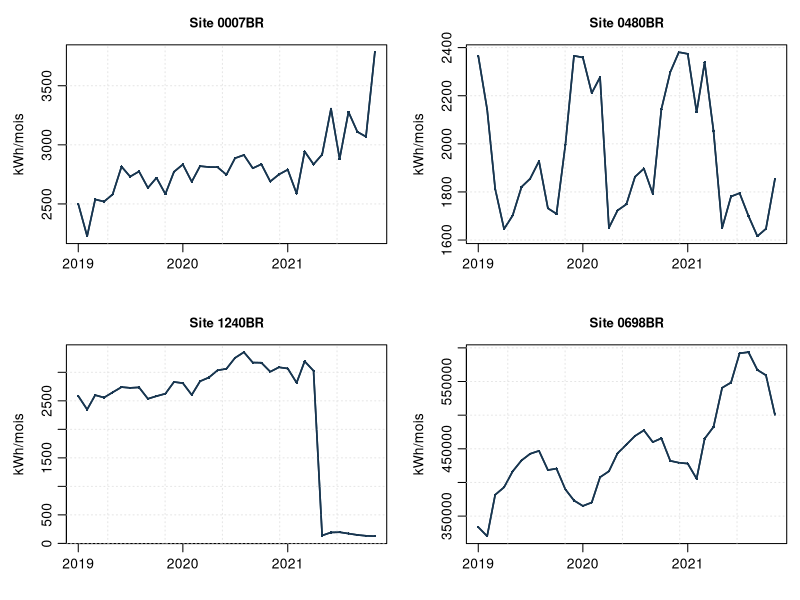
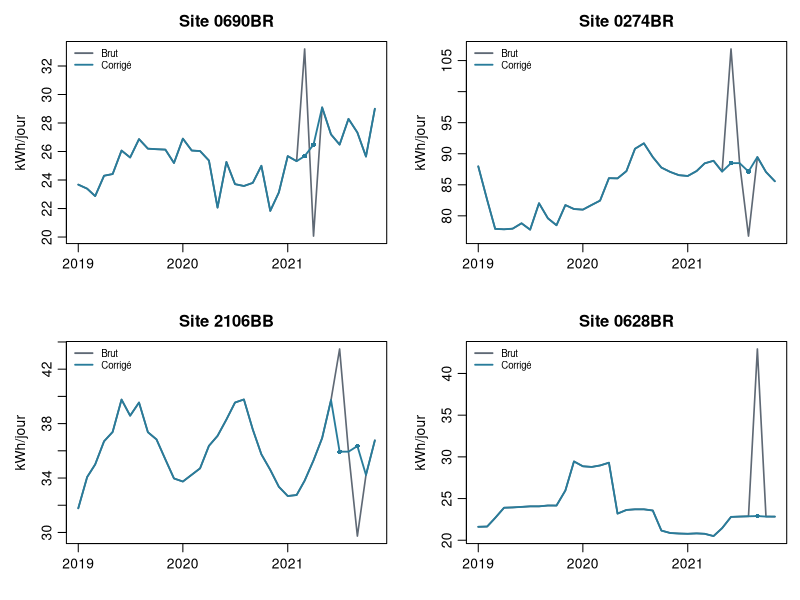
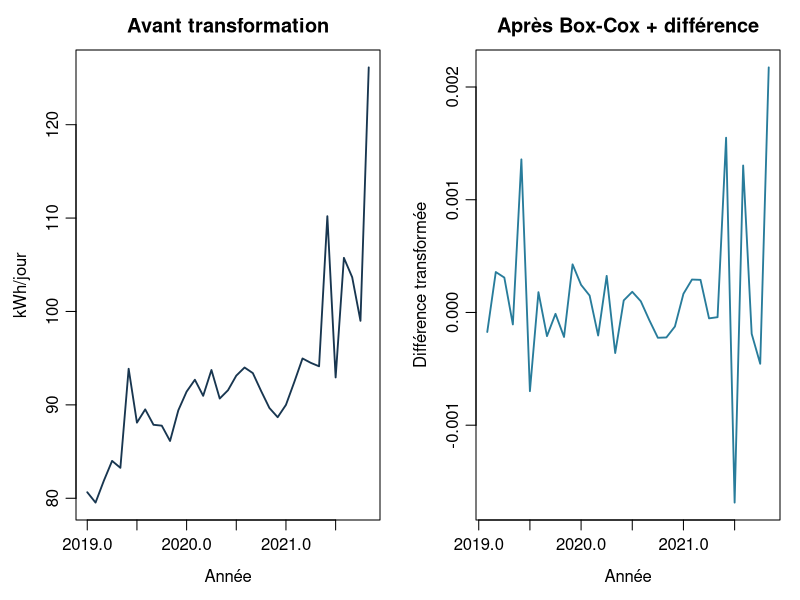
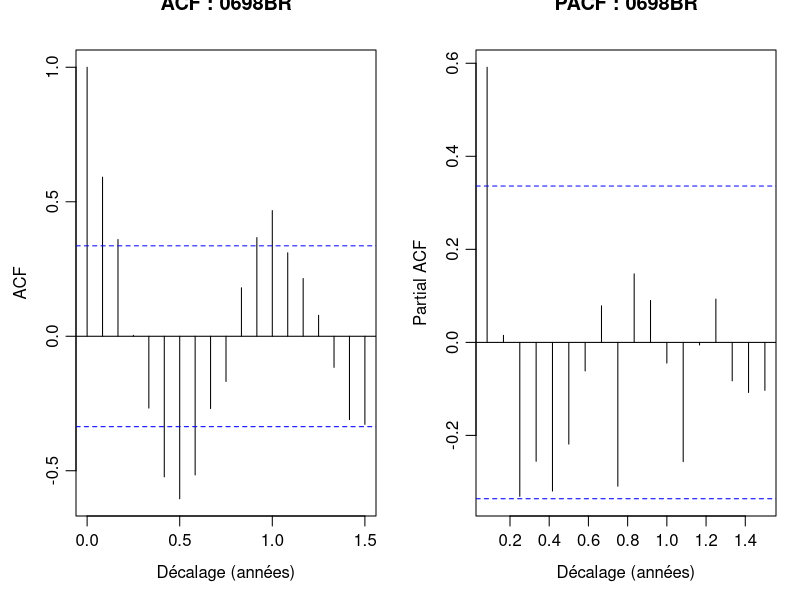
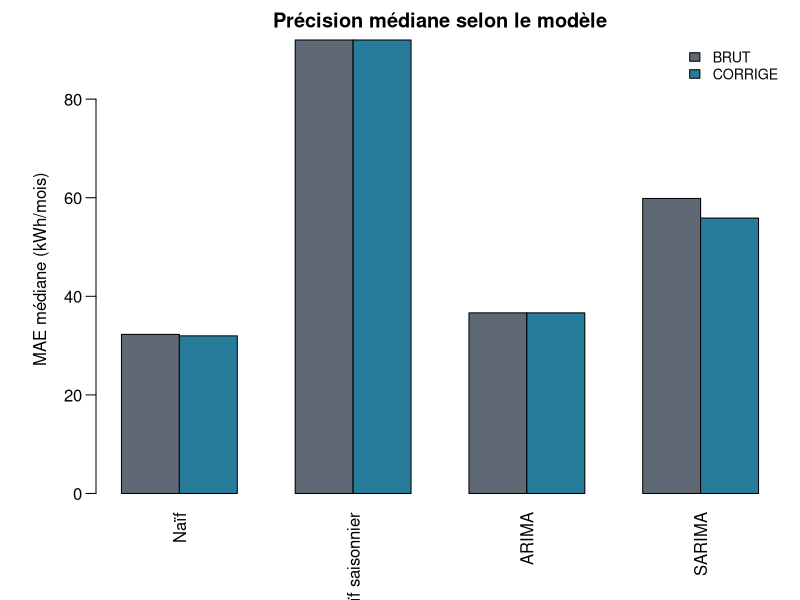
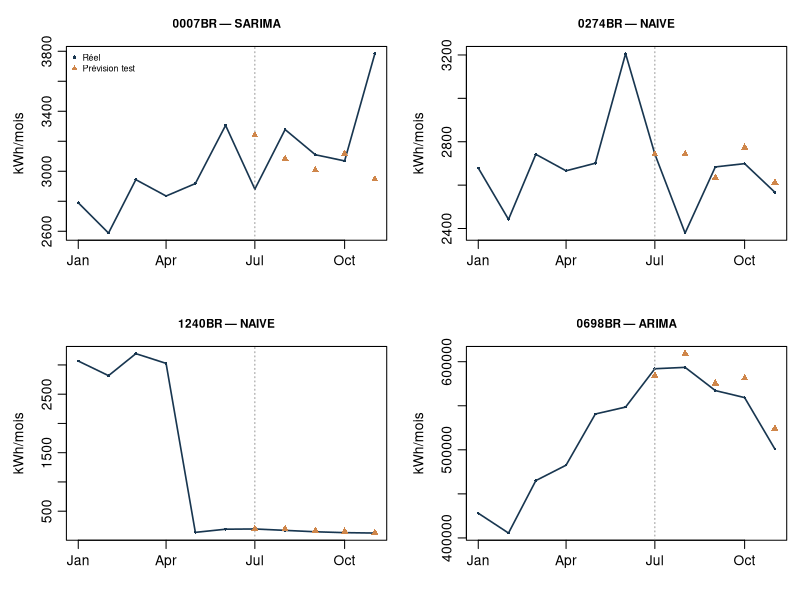
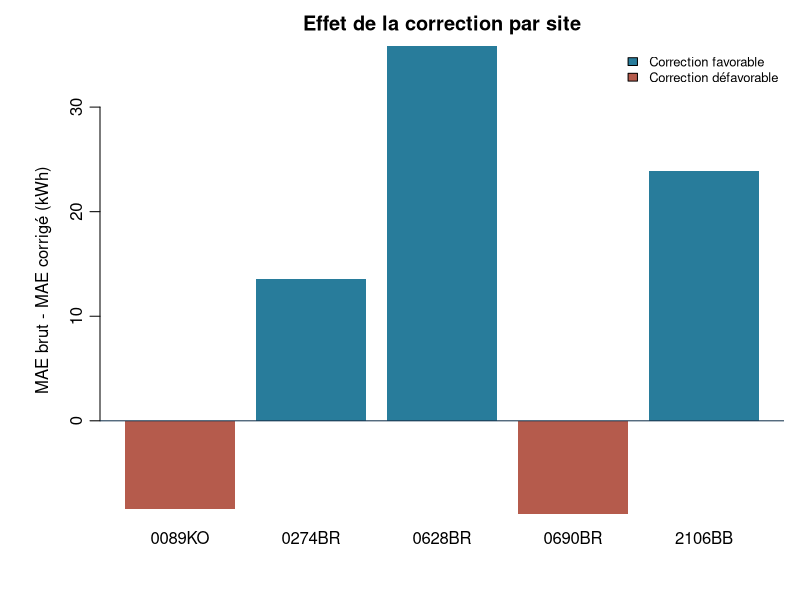
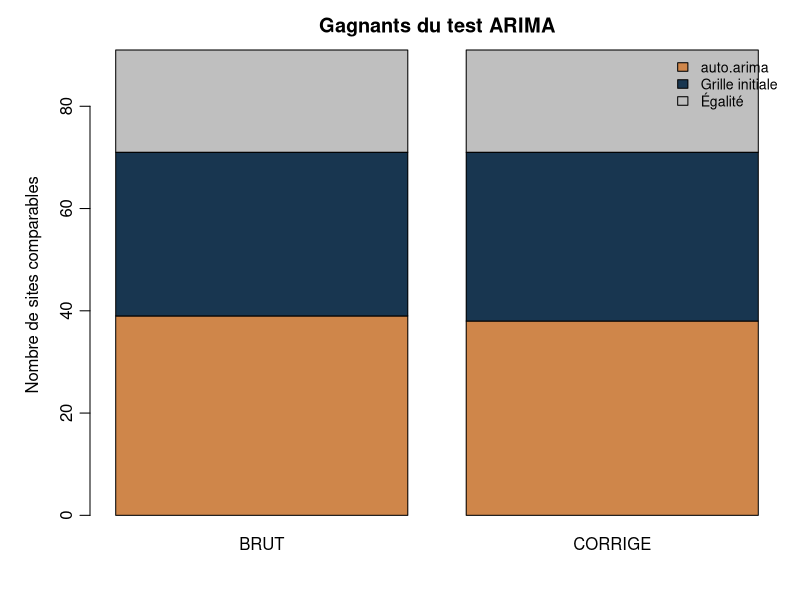

Write the R code that produced these figures, in order.
## ---- chunk 1
knitr::opts_chunk$set(echo = FALSE, message = FALSE, warning = FALSE,
                      fig.align = "center", fig.width = 7.4, fig.height = 4.2,
                      fig.pos = "htbp", dev = "pdf", dpi = 130)

library(forecast)
library(knitr)

# Palette commune : quatre couleurs discrètes pour garder des figures lisibles.
COL_BRUT <- "#5F6975"
COL_CORR <- "#287C9B"
COL_AUTO <- "#CF864A"
COL_FONCE <- "#183650"
COL_RUPTURE <- "#B55B4C"


df <- read.csv("TimeSeries.csv", colClasses = "character", stringsAsFactors = FALSE)
df$BEGIN <- as.Date(df$BEGIN, format = "%d/%m/%Y")
df$END <- as.Date(df$END, format = "%d/%m/%Y")
df$KWH_PERIOD <- as.numeric(gsub("[[:space:]]", "", df$KWH_PERIOD))
df$MONTH <- as.Date(format(df$BEGIN, "%Y-%m-01"))
df$DAYS <- as.integer(df$END - df$BEGIN) + 1L
df$KWH_PER_DAY <- df$KWH_PERIOD / df$DAYS

df <- df[order(df$NAME, df$MONTH), ]
rownames(df) <- NULL


stopifnot(nrow(df) == 3220L,
          length(unique(df$NAME)) == 92L,
          !anyNA(df[, c("NAME", "BEGIN", "END", "KWH_PERIOD", "MONTH", "DAYS")]),
          !any(duplicated(df[, c("NAME", "MONTH")])),
          all(df$DAYS > 0), all(df$KWH_PERIOD > 0))

mois_attendus <- seq(as.Date("2019-01-01"), as.Date("2021-11-01"), by = "month")
stopifnot(all(vapply(split(df, df$NAME), function(x) {
  identical(sort(x$MONTH), mois_attendus)
}, logical(1))))


jours_mois <- function(mois) {
  as.integer(seq.Date(mois, by = "month", length.out = 2L)[2] - mois)
}


corrections_volumes <- data.frame(
  NAME = c("0089KO", "0089KO", "0690BR", "0690BR",
           "0274BR", "0274BR", "2106BB", "2106BB"),
  MONTH = as.Date(c("2019-06-01", "2019-08-01", "2021-03-01", "2021-04-01",
                    "2021-06-01", "2021-08-01", "2021-07-01", "2021-09-01"))
)

sites_dernier_mois_suspect <- c("0007BR", "1006BB", "1143BR")
## ---- chunk 2
verification <- data.frame(
  Indicateur = c("Observations", "Sites", "Mois par site", "Premier mois", "Dernier mois"),
  Valeur = c(nrow(df), length(unique(df$NAME)),
             paste(unique(as.integer(table(df$NAME))), collapse = ", "),
             format(min(df$MONTH), "%m/%Y"), format(max(df$MONTH), "%m/%Y"))
)
knitr::kable(verification, caption = "Contrôle de la structure du jeu de données", booktabs = TRUE)
## ---- chunk 3

par(mfrow = c(2, 2), mar = c(3.4, 4, 2.7, 0.8), mgp = c(2.4, 0.7, 0))
for (nom in c("0007BR", "0480BR", "1240BR", "0698BR")) {
  x <- df[df$NAME == nom, , drop = FALSE]
  plot(x$MONTH, x$KWH_PERIOD, type = "o", pch = 16, cex = 0.4,
       col = COL_FONCE, lwd = 1.6, main = paste("Site", nom),
       xlab = "", ylab = "kWh/mois", cex.main = 0.95)
  grid(col = "grey90")
  lines(x$MONTH, x$KWH_PERIOD, col = COL_FONCE, lwd = 1.6)
}
par(mfrow = c(1, 1))
## ---- chunk 4

preparer_historique <- function(historique, scenario = "BRUT") {
  historique <- historique[order(historique$MONTH), , drop = FALSE]
  rownames(historique) <- NULL
  stopifnot(length(unique(historique$NAME)) == 1L)


  if (historique$NAME[1] == "0254BB") {
    historique <- historique[historique$MONTH >= as.Date("2020-01-01"), , drop = FALSE]
  }


  jours <- historique$DAYS
  if (scenario == "CORRIGE") {
    # Hypothèse : 0628BR, sept. 2021 couvre en réalité tout le mois.
    corr_date <- historique$NAME == "0628BR" &
      historique$MONTH == as.Date("2021-09-01")
    jours[corr_date] <- 30L
  }
  historique$TAUX <- historique$KWH_PERIOD / jours

  if (scenario == "CORRIGE") {
    clefs <- paste(corrections_volumes$NAME, corrections_volumes$MONTH)
    a_remplacer <- paste(historique$NAME, historique$MONTH) %in% clefs
    sans_anomalies <- historique$TAUX
    sans_anomalies[a_remplacer] <- NA_real_

 

    for (i in which(a_remplacer)) {
      voisins <- setdiff(seq.int(max(1L, i - 3L),
                                 min(nrow(historique), i + 3L)), i)
      valeurs <- sans_anomalies[voisins]
      valeurs <- valeurs[is.finite(valeurs)]
      if (length(valeurs) >= 2L) {
        historique$TAUX[i] <- median(valeurs)
      } else {
        toutes <- sans_anomalies[is.finite(sans_anomalies)]
        if (length(toutes) > 0L) historique$TAUX[i] <- median(toutes)
      }
    }
  }

  stopifnot(nrow(historique) >= 12L, all(is.finite(historique$TAUX)))
  historique
}


vers_ts <- function(historique) {
  premier <- historique$MONTH[1]
  ts(historique$TAUX,
     start = c(as.integer(format(premier, "%Y")),
               as.integer(format(premier, "%m"))),
     frequency = 12)
}
## ---- chunk 5
par(mfrow = c(2, 2), mar = c(3.4, 4, 2.5, 0.8), mgp = c(2.3, 0.7, 0))
for (nom in c("0690BR", "0274BR", "2106BB", "0628BR")) {
  d <- df[df$NAME == nom, , drop = FALSE]
  brut <- preparer_historique(d, "BRUT")
  corr <- preparer_historique(d, "CORRIGE")
  ylim <- range(c(brut$TAUX, corr$TAUX), finite = TRUE)
  plot(brut$MONTH, brut$TAUX, type = "l", col = COL_BRUT, lwd = 1.6,
       ylim = ylim, xlab = "", ylab = "kWh/jour", main = paste("Site", nom))
  lines(corr$MONTH, corr$TAUX, col = COL_CORR, lwd = 1.8)
  points(corr$MONTH[abs(corr$TAUX - brut$TAUX) > 1e-8],
         corr$TAUX[abs(corr$TAUX - brut$TAUX) > 1e-8],
         pch = 16, col = COL_CORR, cex = 0.75)
  legend("topleft", legend = c("Brut", "Corrigé"),
         col = c(COL_BRUT, COL_CORR), lty = 1, lwd = 1.8,
         bty = "n", cex = 0.7)
}
par(mfrow = c(1, 1))
## ---- chunk 6
d <- df[df$NAME == "0690BR", , drop = FALSE]
b <- preparer_historique(d, "BRUT")
c <- preparer_historique(d, "CORRIGE")
changement <- abs(b$TAUX - c$TAUX) > 1e-8
knitr::kable(data.frame(
  Mois = format(d$MONTH[changement], "%m/%Y"),
  `Brut (kWh/j)` = round(b$TAUX[changement], 2),
  `Corrigé (kWh/j)` = round(c$TAUX[changement], 2),
  check.names = FALSE),
  booktabs = TRUE, caption = "Exemple : valeurs de 0690BR modifiées pour la modélisation")
## ---- chunk 7
d <- df[df$NAME == "0007BR", , drop = FALSE]
y <- vers_ts(preparer_historique(d, "BRUT"))
lambda <- forecast::BoxCox.lambda(y)
y_trans <- diff(forecast::BoxCox(y, lambda))
par(mfrow = c(1, 2), mar = c(4, 3.8, 2.5, 1))
plot(y, lwd = 1.8, col = COL_FONCE, main = "Avant transformation",
     xlab = "Année", ylab = "kWh/jour")
plot(y_trans, lwd = 1.8, col = COL_CORR,
     main = "Après Box-Cox + différence", xlab = "Année",
     ylab = "Différence transformée")
par(mfrow = c(1, 1))
## ---- chunk 8
d <- df[df$NAME == "0698BR", , drop = FALSE]
y <- vers_ts(preparer_historique(d, "BRUT"))
par(mfrow = c(1, 2), mar = c(4.2, 3.8, 2.5, 1.2), mgp = c(2.3, 0.7, 0))
acf(diff(y), lag.max = 18, main = "ACF : 0698BR", xlab = "Décalage (années)")
pacf(diff(y), lag.max = 18, main = "PACF : 0698BR", xlab = "Décalage (années)")
par(mfrow = c(1, 1))
## ---- chunk 9

candidats_arima <- list(
  list(label = "ARIMA(0,0,0)", order = c(0, 0, 0), saison = c(0, 0, 0), drift = FALSE),
  list(label = "ARIMA(1,0,0)", order = c(1, 0, 0), saison = c(0, 0, 0), drift = FALSE),
  list(label = "ARIMA(0,1,0) + drift", order = c(0, 1, 0), saison = c(0, 0, 0), drift = TRUE),
  list(label = "ARIMA(0,1,1)", order = c(0, 1, 1), saison = c(0, 0, 0), drift = FALSE),
  list(label = "ARIMA(1,1,0)", order = c(1, 1, 0), saison = c(0, 0, 0), drift = FALSE),
  list(label = "ARIMA(1,1,1)", order = c(1, 1, 1), saison = c(0, 0, 0), drift = FALSE)
)

candidats_sarima <- list(
  list(label = "SARIMA(1,0,0)(1,0,0)[12]", order = c(1, 0, 0),
       saison = c(1, 0, 0), drift = FALSE),
  list(label = "SARIMA(0,1,1)(0,1,0)[12]", order = c(0, 1, 1),
       saison = c(0, 1, 0), drift = FALSE),
  list(label = "SARIMA(0,1,1)(0,1,1)[12]", order = c(0, 1, 1),
       saison = c(0, 1, 1), drift = FALSE)
)

ajuster_spec <- function(serie, specification) {
  tryCatch(
    suppressWarnings(forecast::Arima(
      serie, order = specification$order,
      seasonal = list(order = specification$saison, period = 12),
      include.drift = specification$drift, method = "ML")),
    error = function(e) NULL
  )
}

selection_aicc <- function(serie, famille) {
  if (famille == "SARIMA" && length(serie) < 24L) return(NULL)
  liste <- if (famille == "ARIMA") candidats_arima else candidats_sarima
  meilleurs <- NULL
  meilleur_aicc <- Inf
  for (specification in liste) {
    # Série trop courte pour SARIMA avec une différence saisonnière.
    if (length(serie) < 28L && specification$saison[2] > 0) next
    m <- ajuster_spec(serie, specification)
    if (is.null(m)) next
    valeur <- m$aicc
    if (length(valeur) != 1L || !is.finite(valeur)) next
    if (valeur < meilleur_aicc) {
      meilleur_aicc <- valeur
      meilleurs <- specification
    }
  }
  meilleurs
}


prevoir_1_mois <- function(serie, famille, specification = NULL) {
  objet <- tryCatch({
    if (famille == "NAIVE") forecast::naive(serie, h = 1, level = 80)
    else if (famille == "SNAIVE") forecast::snaive(serie, h = 1, level = 80)
    else if (is.null(specification)) NULL
    else {
      modele <- ajuster_spec(serie, specification)
      if (is.null(modele)) NULL
      else forecast::forecast(modele, h = 1, level = 80)
    }
  }, error = function(e) NULL)
  if (is.null(objet)) return(c(point = NA_real_, bas = NA_real_, haut = NA_real_))
  c(point = max(0, as.numeric(objet$mean[1])),
    bas = max(0, as.numeric(objet$lower[1, 1])),
    haut = max(0, as.numeric(objet$upper[1, 1])))
}

familles <- c("NAIVE", "SNAIVE", "ARIMA", "SARIMA")
scenarios <- c("BRUT", "CORRIGE")
## ---- chunk 10
sites <- sort(unique(df$NAME))
resultats_tests <- vector("list", length(sites) * length(scenarios) * 5L * 4L)
modele_choisi <- list()
compteur <- 0L


for (nom_site in sites) {
  donnees_site <- df[df$NAME == nom_site, , drop = FALSE]
  modele_choisi[[nom_site]] <- list()

  for (scenario in scenarios) {
    premiere_histoire <- preparer_historique(donnees_site[1:30, , drop = FALSE], scenario)
    premiere_serie <- vers_ts(premiere_histoire)
    spec_arima <- selection_aicc(premiere_serie, "ARIMA")
    spec_sarima <- selection_aicc(premiere_serie, "SARIMA")
    modele_choisi[[nom_site]][[scenario]] <- list(ARIMA = spec_arima,
                                                  SARIMA = spec_sarima)


    for (i in 31:35) {
      # On s'arrête STRICTEMENT au mois précédent la période prédite.
      historique <- preparer_historique(donnees_site[1:(i - 1L), , drop = FALSE], scenario)
      serie_train <- vers_ts(historique)
      jour_test <- jours_mois(donnees_site$MONTH[i])
      verite_mensuelle <- donnees_site$KWH_PERIOD[i]

      for (famille in familles) {
        spec <- if (famille %in% c("ARIMA", "SARIMA")) {
          modele_choisi[[nom_site]][[scenario]][[famille]]
        } else NULL
        resultat <- prevoir_1_mois(serie_train, famille, spec)
        compteur <- compteur + 1L
        resultats_tests[[compteur]] <- data.frame(
          NAME = nom_site, SCENARIO = scenario,
          METHODE = famille,
          MOIS_TEST = donnees_site$MONTH[i],
          REEL_KWH = verite_mensuelle,
          PREVISION_KWH = unname(resultat["point"]) * jour_test,
          ERREUR_KWH = abs(unname(resultat["point"]) * jour_test - verite_mensuelle)
        )
      }
    }
  }
}

backtest <- do.call(rbind, resultats_tests[seq_len(compteur)])
rownames(backtest) <- NULL

groupes_tests <- split(backtest,
  interaction(backtest$NAME, backtest$SCENARIO, backtest$METHODE, drop = TRUE))
scores <- do.call(rbind, lapply(groupes_tests, function(x) {
  n_valides <- sum(is.finite(x$ERREUR_KWH))
  data.frame(NAME = x$NAME[1], SCENARIO = x$SCENARIO[1],
             METHODE = x$METHODE[1], N = n_valides,
             MAE_KWH = if (n_valides == 5L) mean(x$ERREUR_KWH) else NA_real_)
}))
rownames(scores) <- NULL


par_site_scenario <- split(scores, interaction(scores$NAME, scores$SCENARIO, drop = TRUE))

gagnants_scenario <- do.call(rbind, lapply(par_site_scenario, function(x) {
  x <- x[is.finite(x$MAE_KWH), , drop = FALSE]
  x[which.min(x$MAE_KWH), , drop = FALSE]
}))
rownames(gagnants_scenario) <- NULL


par_site <- split(gagnants_scenario, gagnants_scenario$NAME)
gagnants_finaux <- do.call(rbind, lapply(par_site, function(x) {
  x[which.min(x$MAE_KWH), , drop = FALSE]
}))
rownames(gagnants_finaux) <- NULL


brut_scores <- gagnants_scenario[gagnants_scenario$SCENARIO == "BRUT",
                               c("NAME", "METHODE", "MAE_KWH")]
corrige_scores <- gagnants_scenario[gagnants_scenario$SCENARIO == "CORRIGE",
                                  c("NAME", "METHODE", "MAE_KWH")]
names(brut_scores)[2:3] <- c("MODELE_BRUT", "MAE_BRUT")
names(corrige_scores)[2:3] <- c("MODELE_CORRIGE", "MAE_CORRIGE")
comparaison_scenarios <- merge(brut_scores, corrige_scores, by = "NAME", sort = TRUE)
comparaison_scenarios$GAIN_CORRECTION <-
  comparaison_scenarios$MAE_BRUT - comparaison_scenarios$MAE_CORRIGE
## ---- chunk 11
exemples <- scores[scores$NAME %in% c("0690BR", "0274BR", "2106BB"), ]
exemples <- exemples[order(exemples$NAME, exemples$SCENARIO, exemples$MAE_KWH), ]
knitr::kable(exemples, digits = 2, row.names = FALSE,
             col.names = c("Site", "Scénario", "Méthode", "Tests", "MAE (kWh)"),
             booktabs = TRUE,
             caption = "Exemples de MAE sur juillet–novembre 2021")
## ---- chunk 12
med <- sapply(familles, function(f) {
  sapply(scenarios, function(sc) {
    x <- scores$MAE_KWH[scores$METHODE == f & scores$SCENARIO == sc]
    if (all(!is.finite(x))) NA_real_ else median(x, na.rm = TRUE)
  })
})
rownames(med) <- scenarios
colnames(med) <- c("Naïf", "Naïf saisonnier", "ARIMA", "SARIMA")
par(mar = c(5.1, 4.8, 2.0, 0.8))
barplot(med, beside = TRUE, col = c(COL_BRUT, COL_CORR),
        las = 2, ylab = "MAE médiane (kWh/mois)",
        main = "Précision médiane selon le modèle",
        legend.text = c("BRUT", "CORRIGE"),
        args.legend = list(x = "topright", bty = "n", cex = 0.85))
## ---- chunk 13
par(mfrow = c(2, 2), mar = c(3.6, 4, 2.8, 0.8), mgp = c(2.4, 0.7, 0))
for (nom in c("0007BR", "0274BR", "1240BR", "0698BR")) {
  choix <- gagnants_finaux[gagnants_finaux$NAME == nom, , drop = FALSE]
  d <- df[df$NAME == nom & df$MONTH >= as.Date("2021-01-01"), , drop = FALSE]
  b <- backtest[backtest$NAME == nom &
                backtest$SCENARIO == choix$SCENARIO[1] &
                backtest$METHODE == choix$METHODE[1], , drop = FALSE]
  ylim <- range(c(d$KWH_PERIOD, b$PREVISION_KWH), finite = TRUE)
  plot(d$MONTH, d$KWH_PERIOD, type = "o", pch = 16, cex = 0.45,
       xlab = "", ylab = "kWh/mois", col = COL_FONCE, lwd = 1.6,
       ylim = ylim, main = paste(nom, "—", choix$METHODE[1]), cex.main = 0.85)
  abline(v = as.Date("2021-07-01"), col = "grey60", lty = 3)
  points(b$MOIS_TEST, b$PREVISION_KWH, pch = 17, col = COL_AUTO, cex = 0.9)
  if (nom == "0007BR") {
    legend("topleft", legend = c("Réel", "Prévision test"),
           col = c(COL_FONCE, COL_AUTO), pch = c(16, 17),
           bty = "n", cex = 0.65)
  }
}
par(mfrow = c(1, 1))
## ---- chunk 14
comparaison_affichee <- comparaison_scenarios[
  comparaison_scenarios$NAME %in% c("0089KO", "0628BR", "0690BR", "0274BR", "2106BB"),
  c("NAME", "MAE_BRUT", "MAE_CORRIGE", "GAIN_CORRECTION")]
knitr::kable(comparaison_affichee, digits = 2, row.names = FALSE,
             col.names = c("Site", "MAE brut", "MAE corrigé", "Gain (kWh)"),
             booktabs = TRUE,
             caption = "Effet des corrections sur les cinq mois de test")
## ---- chunk 15
g <- comparaison_affichee$GAIN_CORRECTION
couleur <- ifelse(g >= 0, COL_CORR, COL_RUPTURE)
par(mar = c(4.3, 5, 2.3, 0.8))
barplot(g, names.arg = comparaison_affichee$NAME,
        col = couleur, border = NA,
        ylab = "MAE brut - MAE corrigé (kWh)",
        main = "Effet de la correction par site")
abline(h = 0, col = COL_FONCE, lwd = 1)
legend("topright", fill = c(COL_CORR, COL_RUPTURE),
       legend = c("Correction favorable", "Correction défavorable"),
       bty = "n", cex = 0.78)
## ---- chunk 16
resume_general <- data.frame(
  Indicateur = c("Sites évalués", "Correction favorable", "Correction défavorable",
                 "Aucune variation de MAE", "MAE médiane — brut (kWh)",
                 "MAE médiane — corrigé (kWh)"),
  Valeur = c(nrow(comparaison_scenarios),
             sum(comparaison_scenarios$GAIN_CORRECTION > 1e-8),
             sum(comparaison_scenarios$GAIN_CORRECTION < -1e-8),
             sum(abs(comparaison_scenarios$GAIN_CORRECTION) <= 1e-8),
             round(median(comparaison_scenarios$MAE_BRUT), 2),
             round(median(comparaison_scenarios$MAE_CORRIGE), 2)))
knitr::kable(resume_general, booktabs = TRUE,
             caption = "Synthèse de la comparaison BRUT / CORRIGE")
## ---- chunk 17
# (1) Auto-arima sert ici à CHOISIR les paramètres sur le premier historique.
# On conserve p,d,q et la présence éventuelle d'une constante / dérive.
extraire_spec_auto <- function(modele) {
  if (is.null(modele)) return(NULL)
  coefficients <- names(stats::coef(modele))
  ord <- as.integer(modele$arma[c(1, 6, 2)])  # forecast::Arima : p,d,q
  list(order = ord,
       moyenne = "intercept" %in% coefficients,
       derive = "drift" %in% coefficients,
       label = sprintf("auto.arima(%d,%d,%d)%s", ord[1], ord[2], ord[3],
                       if ("drift" %in% coefficients) " + drift" else ""))
}

# (2) On REESTIME les coefficients de ce modèle sur le passé disponible.
# On ne reprend PAS les coefficients du modèle de juin tels quels.
prevoir_auto_spec <- function(serie, specification) {
  if (is.null(specification)) return(NA_real_)
  tryCatch({
    ajustement <- suppressWarnings(forecast::Arima(
      serie, order = specification$order,
      seasonal = list(order = c(0, 0, 0), period = 12),
      include.mean = specification$moyenne,
      include.drift = specification$derive,
      method = "ML"))
    point <- as.numeric(forecast::forecast(ajustement, h = 1)$mean[1])
    if (is.finite(point)) max(0, point) else NA_real_
  }, error = function(e) NA_real_)
}

# (3) On refait les 5 prévisions historiques, sur exactement les mêmes mois.
# L'option approximation=FALSE utilise le calcul de vraisemblance exact
# pour les modèles candidats de la recherche automatique.
resultats_auto <- vector("list", length(sites) * length(scenarios) * 5L)
compteur_auto <- 0L
specs_auto <- list()

for (nom_site in sites) {
  donnees_site <- df[df$NAME == nom_site, , drop = FALSE]
  specs_auto[[nom_site]] <- list()

  for (scenario in scenarios) {
    premiere_histoire <- preparer_historique(donnees_site[1:30, , drop = FALSE], scenario)
    premiere_serie <- vers_ts(premiere_histoire)
    modele_auto <- tryCatch(
      suppressWarnings(forecast::auto.arima(
        premiere_serie, seasonal = FALSE, ic = "aicc",
        stepwise = TRUE, approximation = FALSE,
        allowmean = TRUE, allowdrift = TRUE)),
      error = function(e) NULL)
    spec_auto <- extraire_spec_auto(modele_auto)
    specs_auto[[nom_site]][[scenario]] <- spec_auto

    for (i in 31:35) {
      historique <- preparer_historique(donnees_site[1:(i - 1L), , drop = FALSE], scenario)
      serie_train <- vers_ts(historique)
      prevision_jour <- prevoir_auto_spec(serie_train, spec_auto)
      prevision_mois <- prevision_jour * jours_mois(donnees_site$MONTH[i])
      erreur <- abs(prevision_mois - donnees_site$KWH_PERIOD[i])

      compteur_auto <- compteur_auto + 1L
      resultats_auto[[compteur_auto]] <- data.frame(
        NAME = nom_site, SCENARIO = scenario, METHODE = "AUTO_ARIMA",
        MOIS_TEST = donnees_site$MONTH[i],
        REEL_KWH = donnees_site$KWH_PERIOD[i],
        PREVISION_KWH = prevision_mois, ERREUR_KWH = erreur,
        MODELE_AUTO = if (is.null(spec_auto)) NA_character_ else spec_auto$label
      )
    }
  }
}

backtest_auto <- do.call(rbind, resultats_auto[seq_len(compteur_auto)])
rownames(backtest_auto) <- NULL
# MAE : moyenne des cinq erreurs absolues, seulement si les cinq existent.
groupes_auto <- split(backtest_auto,
  interaction(backtest_auto$NAME, backtest_auto$SCENARIO, drop = TRUE))
scores_auto <- do.call(rbind, lapply(groupes_auto, function(x) {
  n_valides <- sum(is.finite(x$ERREUR_KWH))
  data.frame(NAME = x$NAME[1], SCENARIO = x$SCENARIO[1], N_AUTO = n_valides,
             MAE_AUTO_KWH = if (n_valides == 5L) mean(x$ERREUR_KWH) else NA_real_,
             MODELE_AUTO = x$MODELE_AUTO[1])
}))
rownames(scores_auto) <- NULL

# (4) Comparaison DIRECTE : ancienne grille ARIMA contre auto.arima.
scores_grille <- scores[scores$METHODE == "ARIMA",
                        c("NAME", "SCENARIO", "MAE_KWH")]
names(scores_grille)[3] <- "MAE_GRILLE_KWH"
comparaison_auto <- merge(scores_grille, scores_auto,
                          by = c("NAME", "SCENARIO"), sort = TRUE)
comparaison_auto$GAIN_AUTO_KWH <- comparaison_auto$MAE_GRILLE_KWH -
  comparaison_auto$MAE_AUTO_KWH
# GAIN_AUTO_KWH > 0 : auto.arima a fait une erreur moyenne plus faible.
comparables <- comparaison_auto[
  is.finite(comparaison_auto$MAE_GRILLE_KWH) &
    is.finite(comparaison_auto$MAE_AUTO_KWH), , drop = FALSE]

bilan_auto <- do.call(rbind, lapply(scenarios, function(sc) {
  x <- comparables[comparables$SCENARIO == sc, , drop = FALSE]
  data.frame(SCENARIO = sc, SITES_COMPARABLES = nrow(x),
             AUTO_MEILLEUR = sum(x$GAIN_AUTO_KWH > 1e-8),
             GRILLE_MEILLEURE = sum(x$GAIN_AUTO_KWH < -1e-8),
             EGALITE = sum(abs(x$GAIN_AUTO_KWH) <= 1e-8),
             MAE_MEDIANE_GRILLE = if (nrow(x)) median(x$MAE_GRILLE_KWH) else NA_real_,
             MAE_MEDIANE_AUTO = if (nrow(x)) median(x$MAE_AUTO_KWH) else NA_real_)
}))

# (5) Question pratique : auto.arima ferait-il mieux que le MEILLEUR des
# quatre modèles originaux (naïf / naïf saisonnier / ARIMA / SARIMA) ?
meilleure_base <- gagnants_scenario[, c("NAME", "SCENARIO", "METHODE", "MAE_KWH")]
names(meilleure_base)[3:4] <- c("MEILLEUR_MODELE_INITIAL", "MAE_INITIALE_KWH")
impact_auto <- merge(meilleure_base, scores_auto[, c("NAME", "SCENARIO", "MAE_AUTO_KWH")],
                     by = c("NAME", "SCENARIO"), sort = TRUE)
impact_auto$AUTO_BAT_LE_MEILLEUR <- is.finite(impact_auto$MAE_AUTO_KWH) &
  (impact_auto$MAE_AUTO_KWH < impact_auto$MAE_INITIALE_KWH - 1e-8)
impact_auto$MAE_AVEC_AUTO_KWH <- ifelse(impact_auto$AUTO_BAT_LE_MEILLEUR,
                                      impact_auto$MAE_AUTO_KWH,
                                      impact_auto$MAE_INITIALE_KWH)

bilan_impact <- do.call(rbind, lapply(scenarios, function(sc) {
  x <- impact_auto[impact_auto$SCENARIO == sc, , drop = FALSE]
  data.frame(SCENARIO = sc,
             SITES_OU_AUTO_AMELIORE = sum(x$AUTO_BAT_LE_MEILLEUR),
             MAE_MEDIANE_INITIALE = median(x$MAE_INITIALE_KWH),
             MAE_MEDIANE_AVEC_AUTO = median(x$MAE_AVEC_AUTO_KWH))
}))
## ---- chunk 18
knitr::kable(bilan_auto, digits = 2, row.names = FALSE,
  col.names = c("Scénario", "Sites comparés", "Auto gagne", "Grille gagne",
                "Égalité", "MAE méd. grille", "MAE méd. auto"),
  booktabs = TRUE,
  caption = "ARIMA : grille prédéfinie et auto.arima() — MAE en kWh/mois")

knitr::kable(bilan_impact, digits = 2, row.names = FALSE,
  col.names = c("Scénario", "Sites améliorés", "MAE méd. initiale", "MAE méd. avec auto"),
  booktabs = TRUE,
  caption = "Impact exploratoire de l'ajout d'auto.arima() aux quatre familles")
## ---- chunk 19
gagnants <- rbind(
  `auto.arima` = bilan_auto$AUTO_MEILLEUR,
  `Grille initiale` = bilan_auto$GRILLE_MEILLEURE,
  `Égalité` = bilan_auto$EGALITE
)
colnames(gagnants) <- bilan_auto$SCENARIO
par(mar = c(4, 4.5, 2.5, 0.8))
barplot(gagnants, beside = FALSE,
        col = c(COL_AUTO, COL_FONCE, "grey75"),
        ylab = "Nombre de sites comparables",
        main = "Gagnants du test ARIMA")
legend("topright", fill = c(COL_AUTO, COL_FONCE, "grey75"),
       legend = rownames(gagnants), bty = "n", cex = 0.85)
## ---- chunk 20
exemples_auto <- comparaison_auto[
  comparaison_auto$NAME %in% c("0007BR", "0274BR", "0690BR", "0698BR"),
  c("NAME", "SCENARIO", "MAE_GRILLE_KWH", "MAE_AUTO_KWH", "GAIN_AUTO_KWH")]
knitr::kable(exemples_auto, digits = 2, row.names = FALSE,
             col.names = c("Site", "Scénario", "MAE grille", "MAE auto", "Gain auto"),
             booktabs = TRUE,
             caption = "Comparaison détaillée sur quatre sites")
## ---- chunk 21
previsions <- vector("list", length(sites))

for (j in seq_along(sites)) {
  nom_site <- sites[j]
  choix <- gagnants_finaux[gagnants_finaux$NAME == nom_site, , drop = FALSE]
  scenario <- choix$SCENARIO[1]
  famille <- choix$METHODE[1]
  historique <- preparer_historique(df[df$NAME == nom_site, , drop = FALSE], scenario)
  serie_complete <- vers_ts(historique)
  spec <- if (famille %in% c("ARIMA", "SARIMA")) {
    modele_choisi[[nom_site]][[scenario]][[famille]]
  } else NULL

  resultat <- prevoir_1_mois(serie_complete, famille, spec)
  # En cas de problème numérique tardif, on identifie explicitement le repli.
  if (!is.finite(resultat["point"])) {
    famille <- "NAIVE (secours)"
    resultat <- prevoir_1_mois(serie_complete, "NAIVE")
    spec <- NULL
  }

  previsions[[j]] <- data.frame(
    NAME = nom_site,
    SCENARIO = scenario,
    METHODE = famille,
    MODELE_DETAIL = if (is.null(spec)) famille else spec$label,
    MAE_TEST_KWH = choix$MAE_KWH[1],
    DATE_PREVUE = as.Date("2021-12-01"),
    PREVISION_KWH_JOUR = unname(resultat["point"]),
    PREVISION_KWH_DECEMBRE = unname(resultat["point"]) * 31,
    INTERVALLE_80_BAS = unname(resultat["bas"]) * 31,
    INTERVALLE_80_HAUT = unname(resultat["haut"]) * 31,
    DERNIERE_FACTURE_A_CONFIRMER = nom_site %in% sites_dernier_mois_suspect
  )
}

previsions_decembre <- do.call(rbind, previsions)
rownames(previsions_decembre) <- NULL
stopifnot(nrow(previsions_decembre) == 92L,
          length(unique(previsions_decembre$NAME)) == 92L,
          all(is.finite(previsions_decembre$PREVISION_KWH_DECEMBRE)))
# UN SEUL fichier CSV exporté : le livrable utile pour transmettre les
# 92 prévisions. Tous les tableaux intermédiaires restent en mémoire R.
write.csv(previsions_decembre, "previsions_decembre_2021.csv",
          row.names = FALSE, fileEncoding = "UTF-8")
## ---- chunk 22
comptes <- table(previsions_decembre$METHODE)
par(mar = c(4.5, 5.0, 2.3, 0.8))
bp <- barplot(comptes, horiz = TRUE, las = 1,
              col = COL_FONCE, border = NA,
              xlab = "Nombre de sites", main = "Modèles retenus pour décembre")
text(x = as.numeric(comptes) + 0.8, y = bp,
     labels = as.numeric(comptes), cex = 0.9, xpd = TRUE)
## ---- chunk 23
par(mfrow = c(2, 2), mar = c(3.8, 4, 2.6, 0.8), mgp = c(2.4, 0.7, 0))
for (nom in c("0007BR", "1240BR", "0480BR", "0698BR")) {
  d <- df[df$NAME == nom & df$MONTH >= as.Date("2020-12-01"), , drop = FALSE]
  f <- previsions_decembre[previsions_decembre$NAME == nom, , drop = FALSE]
  x_prevu <- as.Date("2021-12-01")
  y_prevu <- f$PREVISION_KWH_DECEMBRE[1]
  bas <- f$INTERVALLE_80_BAS[1]
  haut <- f$INTERVALLE_80_HAUT[1]
  valeurs <- c(d$KWH_PERIOD, y_prevu, bas, haut)
  ylim <- range(valeurs, finite = TRUE)
  plot(d$MONTH, d$KWH_PERIOD, type = "o", pch = 16, cex = 0.5,
       col = COL_FONCE, lwd = 1.7,
       xlim = range(c(d$MONTH, x_prevu)), ylim = ylim,
       xlab = "", ylab = "kWh/mois", main = paste(nom, "—", f$METHODE[1]),
       cex.main = 0.84)
  segments(tail(d$MONTH, 1), tail(d$KWH_PERIOD, 1),
           x_prevu, y_prevu, lty = 2, col = COL_AUTO, lwd = 1.5)
  if (all(is.finite(c(bas, haut)))) {
    segments(x_prevu, bas, x_prevu, haut, col = COL_AUTO, lwd = 2)
    points(rep(x_prevu, 2), c(bas, haut), pch = 95, col = COL_AUTO, cex = 1.0)
  }
  points(x_prevu, y_prevu, pch = 17, col = COL_AUTO, cex = 1.1)
  abline(v = x_prevu, col = "grey65", lty = 3)
  if (nom == "0007BR") {
    legend("topleft", legend = c("Observé", "Prévu + intervalle 80 %"),
           col = c(COL_FONCE, COL_AUTO), pch = c(16, 17),
           bty = "n", cex = 0.66)
  }
}
par(mfrow = c(1, 1))
## ---- chunk 24
ex <- previsions_decembre[
  previsions_decembre$NAME %in% c("0007BR", "0274BR", "0690BR",
                                   "0698BR", "1240BR", "0998BR"),
  c("NAME", "SCENARIO", "METHODE", "MAE_TEST_KWH", "PREVISION_KWH_DECEMBRE")]
knitr::kable(ex, digits = 1, row.names = FALSE,
             col.names = c("Site", "Scénario", "Méthode", "MAE test (kWh)",
                           "Prévision décembre (kWh)"),
             booktabs = TRUE,
             caption = "Exemples de prévisions finales")
## ---- chunk 25
verif_finale <- data.frame(
  Contrôle = c("Nombre de sites prévus", "Nombre de mois de test",
               "Modèles sans résultats complets", "Prévisions finales manquantes"),
  Valeur = c(nrow(previsions_decembre),
             length(unique(backtest$MOIS_TEST)),
             sum(!is.finite(scores$MAE_KWH)),
             sum(!is.finite(previsions_decembre$PREVISION_KWH_DECEMBRE)))
)
knitr::kable(verif_finale, caption = "Contrôles de cohérence", booktabs = TRUE)
## ---- chunk 26
incomplets <- scores[!is.finite(scores$MAE_KWH),
                      c("NAME", "SCENARIO", "METHODE", "N")]
if (nrow(incomplets)) {
  knitr::kable(incomplets, row.names = FALSE, booktabs = TRUE,
               col.names = c("Site", "Scénario", "Méthode", "Tests réussis"),
               caption = "Modèles avec validation incomplète")
} else {
  cat("Tous les modèles ont produit les cinq prévisions de test.\n")
}
## ---- chunk 27
annexe <- previsions_decembre[, c("NAME", "SCENARIO", "METHODE", "PREVISION_KWH_DECEMBRE")]
knitr::kable(annexe, digits = 0, row.names = FALSE,
             col.names = c("Site", "Scénario", "Modèle", "Décembre 2021 (kWh)"),
             longtable = TRUE, booktabs = TRUE,
             caption = "Prévisions mensuelles détaillées (92 sites)")
